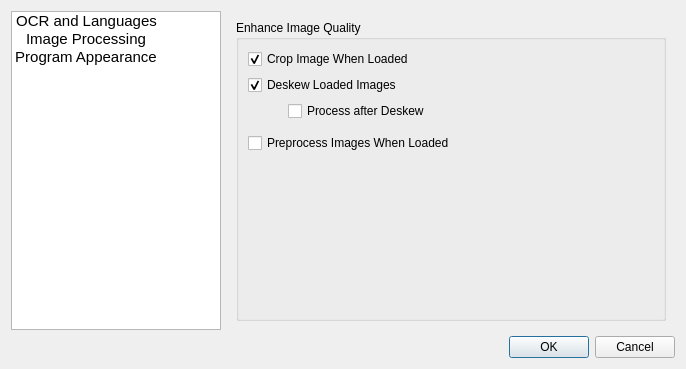
<?xml version="1.0" encoding="UTF-8"?>
<ui version="4.0">
 <class>ConfigDialog</class>
 <widget class="QDialog" name="ConfigDialog">
  <property name="geometry">
   <rect>
    <x>0</x>
    <y>0</y>
    <width>686</width>
    <height>369</height>
   </rect>
  </property>
  <property name="windowTitle">
   <string>YAGF Settings</string>
  </property>
  <property name="windowOpacity">
   <double>1.000000000000000</double>
  </property>
  <layout class="QVBoxLayout" name="verticalLayout_2">
   <item>
    <layout class="QHBoxLayout" name="horizontalLayout_2">
     <item>
      <widget class="QListWidget" name="listWidget">
       <property name="sizePolicy">
        <sizepolicy hsizetype="Minimum" vsizetype="Expanding">
         <horstretch>0</horstretch>
         <verstretch>0</verstretch>
        </sizepolicy>
       </property>
       <property name="maximumSize">
        <size>
         <width>210</width>
         <height>16777215</height>
        </size>
       </property>
       <property name="font">
        <font>
         <pointsize>11</pointsize>
        </font>
       </property>
       <property name="showDropIndicator" stdset="0">
        <bool>false</bool>
       </property>
       <property name="dragDropMode">
        <enum>QAbstractItemView::DragDrop</enum>
       </property>
       <property name="iconSize">
        <size>
         <width>48</width>
         <height>48</height>
        </size>
       </property>
       <property name="textElideMode">
        <enum>Qt::ElideNone</enum>
       </property>
       <property name="movement">
        <enum>QListView::Snap</enum>
       </property>
       <property name="flow">
        <enum>QListView::TopToBottom</enum>
       </property>
       <property name="isWrapping" stdset="0">
        <bool>true</bool>
       </property>
       <property name="resizeMode">
        <enum>QListView::Fixed</enum>
       </property>
       <property name="layoutMode">
        <enum>QListView::SinglePass</enum>
       </property>
       <property name="spacing">
        <number>5</number>
       </property>
       <property name="viewMode">
        <enum>QListView::IconMode</enum>
       </property>
       <property name="uniformItemSizes">
        <bool>true</bool>
       </property>
       <property name="batchSize">
        <number>190</number>
       </property>
       <property name="wordWrap">
        <bool>false</bool>
       </property>
       <item>
        <property name="text">
         <string>OCR and Languages</string>
        </property>
        <property name="font">
         <font>
          <pointsize>11</pointsize>
         </font>
        </property>
        <property name="textAlignment">
         <set>AlignHCenter|AlignVCenter|AlignCenter</set>
        </property>
        <property name="icon">
         <iconset resource="yagf.qrc">
          <normaloff>:/images/recognition.png</normaloff>:/images/recognition.png</iconset>
        </property>
        <property name="flags">
         <set>ItemIsSelectable|ItemIsUserCheckable|ItemIsEnabled</set>
        </property>
       </item>
       <item>
        <property name="text">
         <string>Image Processing</string>
        </property>
        <property name="textAlignment">
         <set>AlignHCenter|AlignVCenter|AlignCenter</set>
        </property>
        <property name="icon">
         <iconset resource="yagf.qrc">
          <normaloff>:/images/eISet.png</normaloff>:/images/eISet.png</iconset>
        </property>
        <property name="flags">
         <set>ItemIsSelectable|ItemIsUserCheckable|ItemIsEnabled</set>
        </property>
       </item>
       <item>
        <property name="text">
         <string>Program Appearance</string>
        </property>
        <property name="textAlignment">
         <set>AlignHCenter|AlignVCenter|AlignCenter</set>
        </property>
        <property name="icon">
         <iconset resource="yagf.qrc">
          <normaloff>:/images/appearence.png</normaloff>:/images/appearence.png</iconset>
        </property>
        <property name="flags">
         <set>ItemIsSelectable|ItemIsUserCheckable|ItemIsEnabled</set>
        </property>
       </item>
      </widget>
     </item>
     <item>
      <widget class="QStackedWidget" name="stackedWidget">
       <property name="sizePolicy">
        <sizepolicy hsizetype="Expanding" vsizetype="Expanding">
         <horstretch>1</horstretch>
         <verstretch>0</verstretch>
        </sizepolicy>
       </property>
       <property name="currentIndex">
        <number>1</number>
       </property>
       <widget class="QWidget" name="page">
        <layout class="QVBoxLayout" name="verticalLayout_7">
         <item>
          <widget class="QGroupBox" name="groupBox">
           <property name="title">
            <string>OCR Engine</string>
           </property>
           <layout class="QVBoxLayout" name="verticalLayout">
            <item>
             <widget class="QRadioButton" name="radioButtonCuneiform">
              <property name="text">
               <string>Cuneiform</string>
              </property>
              <property name="checked">
               <bool>true</bool>
              </property>
             </widget>
            </item>
            <item>
             <widget class="QRadioButton" name="radioButtonTesseract">
              <property name="text">
               <string>Tesseract</string>
              </property>
             </widget>
            </item>
            <item>
             <layout class="QHBoxLayout" name="horizontalLayout">
              <item>
               <widget class="QLabel" name="label">
                <property name="text">
                 <string>Path to Tesseract Data Files</string>
                </property>
               </widget>
              </item>
              <item>
               <widget class="QLineEdit" name="lineEditTessData">
                <property name="enabled">
                 <bool>false</bool>
                </property>
               </widget>
              </item>
              <item>
               <widget class="QPushButton" name="pushButtonTessData">
                <property name="maximumSize">
                 <size>
                  <width>30</width>
                  <height>16777215</height>
                 </size>
                </property>
                <property name="text">
                 <string>...</string>
                </property>
               </widget>
              </item>
             </layout>
            </item>
           </layout>
          </widget>
         </item>
         <item>
          <widget class="QGroupBox" name="groupBox_2">
           <property name="title">
            <string>Recognize Languages</string>
           </property>
           <layout class="QVBoxLayout" name="verticalLayout_6">
            <item>
             <layout class="QHBoxLayout" name="horizontalLayout_4">
              <item>
               <widget class="QCheckBox" name="checkBoxSingleLang">
                <property name="text">
                 <string>Use Single Language:</string>
                </property>
                <property name="checked">
                 <bool>true</bool>
                </property>
               </widget>
              </item>
              <item>
               <widget class="QComboBox" name="comboBoxSingleLang">
                <property name="maximumSize">
                 <size>
                  <width>190</width>
                  <height>16777215</height>
                 </size>
                </property>
               </widget>
              </item>
             </layout>
            </item>
            <item>
             <layout class="QHBoxLayout" name="horizontalLayout_5">
              <item>
               <widget class="QLabel" name="label_3">
                <property name="text">
                 <string>Choose Among Several Languages </string>
                </property>
               </widget>
              </item>
              <item>
               <widget class="QPushButton" name="pushButtonLangs">
                <property name="minimumSize">
                 <size>
                  <width>0</width>
                  <height>0</height>
                 </size>
                </property>
                <property name="maximumSize">
                 <size>
                  <width>190</width>
                  <height>16777215</height>
                 </size>
                </property>
                <property name="text">
                 <string>Languages to Use...</string>
                </property>
               </widget>
              </item>
             </layout>
            </item>
           </layout>
          </widget>
         </item>
         <item>
          <spacer name="verticalSpacer_3">
           <property name="orientation">
            <enum>Qt::Vertical</enum>
           </property>
           <property name="sizeHint" stdset="0">
            <size>
             <width>20</width>
             <height>35</height>
            </size>
           </property>
          </spacer>
         </item>
        </layout>
       </widget>
       <widget class="QWidget" name="page_2">
        <layout class="QVBoxLayout" name="verticalLayout_3">
         <item>
          <widget class="QGroupBox" name="groupBox_5">
           <property name="minimumSize">
            <size>
             <width>0</width>
             <height>200</height>
            </size>
           </property>
           <property name="title">
            <string>Enhance Image Quality</string>
           </property>
           <layout class="QVBoxLayout" name="verticalLayout_10">
            <item>
             <widget class="QCheckBox" name="checkBoxCrop">
              <property name="text">
               <string>Crop Image When Loaded</string>
              </property>
              <property name="checked">
               <bool>true</bool>
              </property>
             </widget>
            </item>
            <item>
             <widget class="QCheckBox" name="checkBoxDeskew">
              <property name="text">
               <string>Deskew Loaded Images</string>
              </property>
              <property name="checked">
               <bool>true</bool>
              </property>
             </widget>
            </item>
            <item>
             <layout class="QHBoxLayout" name="horizontalLayout_8">
              <property name="bottomMargin">
               <number>6</number>
              </property>
              <item>
               <spacer name="horizontalSpacer_2">
                <property name="orientation">
                 <enum>Qt::Horizontal</enum>
                </property>
                <property name="sizeHint" stdset="0">
                 <size>
                  <width>40</width>
                  <height>20</height>
                 </size>
                </property>
               </spacer>
              </item>
              <item>
               <widget class="QCheckBox" name="checkBoxProcessAfterDeskew">
                <property name="sizePolicy">
                 <sizepolicy hsizetype="MinimumExpanding" vsizetype="Fixed">
                  <horstretch>1</horstretch>
                  <verstretch>0</verstretch>
                 </sizepolicy>
                </property>
                <property name="text">
                 <string>Process after Deskew</string>
                </property>
               </widget>
              </item>
             </layout>
            </item>
            <item>
             <widget class="QCheckBox" name="checkBoxPreprocess">
              <property name="text">
               <string>Preprocess Images When Loaded</string>
              </property>
             </widget>
            </item>
            <item>
             <spacer name="verticalSpacer">
              <property name="orientation">
               <enum>Qt::Vertical</enum>
              </property>
              <property name="sizeHint" stdset="0">
               <size>
                <width>20</width>
                <height>121</height>
               </size>
              </property>
             </spacer>
            </item>
           </layout>
          </widget>
         </item>
        </layout>
       </widget>
       <widget class="QWidget" name="page_3">
        <layout class="QHBoxLayout" name="horizontalLayout_7">
         <item>
          <layout class="QVBoxLayout" name="verticalLayout_5">
           <item>
            <widget class="QGroupBox" name="groupBox_3">
             <property name="title">
              <string>Interface Language</string>
             </property>
             <layout class="QHBoxLayout" name="horizontalLayout_3">
              <item>
               <widget class="QCheckBox" name="checkBox">
                <property name="text">
                 <string>Force English Locale</string>
                </property>
               </widget>
              </item>
             </layout>
            </widget>
           </item>
           <item>
            <widget class="QGroupBox" name="groupBox_4">
             <property name="title">
              <string>Default Font Size</string>
             </property>
             <layout class="QVBoxLayout" name="verticalLayout_4">
              <item>
               <layout class="QHBoxLayout" name="horizontalLayout_6">
                <item>
                 <widget class="QSpinBox" name="spinBox">
                  <property name="minimumSize">
                   <size>
                    <width>48</width>
                    <height>0</height>
                   </size>
                  </property>
                  <property name="minimum">
                   <number>6</number>
                  </property>
                  <property name="maximum">
                   <number>48</number>
                  </property>
                  <property name="value">
                   <number>11</number>
                  </property>
                 </widget>
                </item>
                <item>
                 <spacer name="horizontalSpacer">
                  <property name="orientation">
                   <enum>Qt::Horizontal</enum>
                  </property>
                  <property name="sizeHint" stdset="0">
                   <size>
                    <width>40</width>
                    <height>20</height>
                   </size>
                  </property>
                 </spacer>
                </item>
               </layout>
              </item>
             </layout>
            </widget>
           </item>
           <item>
            <spacer name="verticalSpacer_2">
             <property name="orientation">
              <enum>Qt::Vertical</enum>
             </property>
             <property name="sizeHint" stdset="0">
              <size>
               <width>20</width>
               <height>93</height>
              </size>
             </property>
            </spacer>
           </item>
          </layout>
         </item>
        </layout>
       </widget>
      </widget>
     </item>
    </layout>
   </item>
   <item>
    <widget class="QDialogButtonBox" name="buttonBox">
     <property name="orientation">
      <enum>Qt::Horizontal</enum>
     </property>
     <property name="standardButtons">
      <set>QDialogButtonBox::Cancel|QDialogButtonBox::Ok</set>
     </property>
    </widget>
   </item>
  </layout>
 </widget>
 <resources>
  <include location="yagf.qrc"/>
 </resources>
 <connections>
  <connection>
   <sender>buttonBox</sender>
   <signal>accepted()</signal>
   <receiver>ConfigDialog</receiver>
   <slot>accept()</slot>
   <hints>
    <hint type="sourcelabel">
     <x>248</x>
     <y>254</y>
    </hint>
    <hint type="destinationlabel">
     <x>157</x>
     <y>274</y>
    </hint>
   </hints>
  </connection>
  <connection>
   <sender>buttonBox</sender>
   <signal>rejected()</signal>
   <receiver>ConfigDialog</receiver>
   <slot>reject()</slot>
   <hints>
    <hint type="sourcelabel">
     <x>316</x>
     <y>260</y>
    </hint>
    <hint type="destinationlabel">
     <x>286</x>
     <y>274</y>
    </hint>
   </hints>
  </connection>
  <connection>
   <sender>listWidget</sender>
   <signal>itemClicked(QListWidgetItem*)</signal>
   <receiver>ConfigDialog</receiver>
   <slot>itemClicked(QListWidgetItem*)</slot>
   <hints>
    <hint type="sourcelabel">
     <x>109</x>
     <y>167</y>
    </hint>
    <hint type="destinationlabel">
     <x>401</x>
     <y>184</y>
    </hint>
   </hints>
  </connection>
 </connections>
 <slots>
  <slot>itemClicked(QListWidgetItem*)</slot>
 </slots>
</ui>
